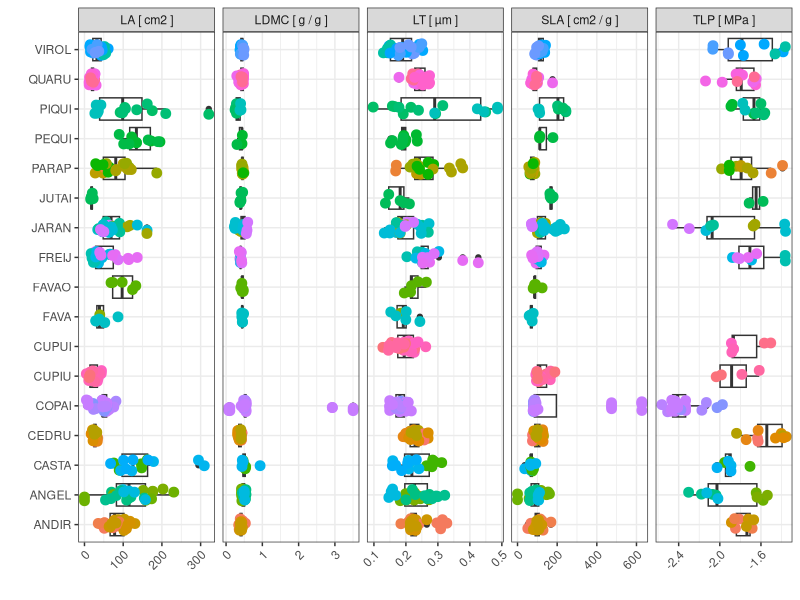
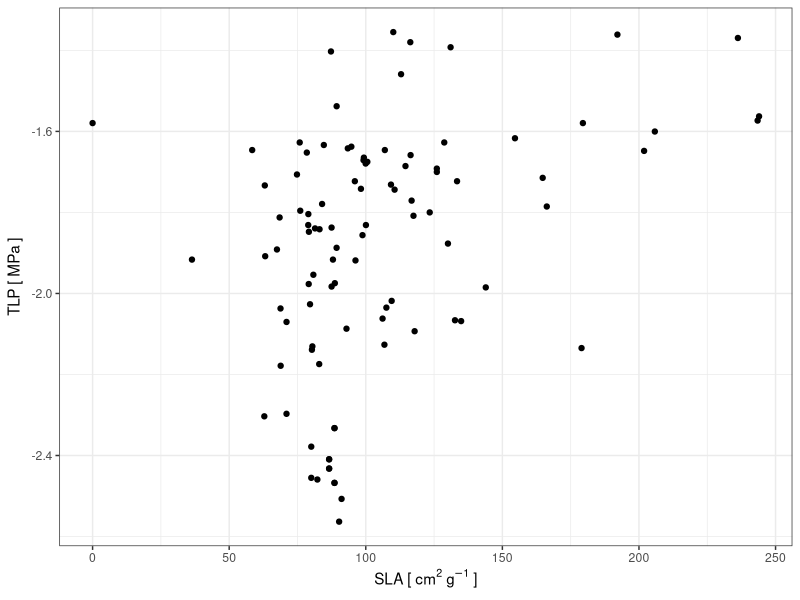

Generate these figures, in order, with R:
## ---- chunk 1
#| include: false
library(tidyverse)
## ---- chunk 2
#| message: false
#| warning: false
read_tsv("outputs/traits.tsv") %>% 
  gather(trait, value, -vernacular, -tree, -leaf) %>% 
  mutate(trait = recode(trait, 
                        "la" = "LA [ cm2 ]",
                        "ldmc" = "LDMC [ g / g ]",
                        "lt" = "LT [ µm ]",
                        "tlp" = "TLP [ MPa ]",
                        "sla" = "SLA [ cm2 / g ]")) %>% 
  ggplot(aes(vernacular,
             value)) +
  geom_boxplot() +
  geom_jitter(aes(col = as.factor(tree)),
              width = 0.2, size = 3) + 
  theme_bw() +
  coord_flip() +
  facet_wrap(~ trait, scales = "free_x", ncol = 5) +
  theme(axis.text.x = element_text(angle = 45, hjust = 1),
        legend.position = "none") +
  xlab("") + ylab("")
## ---- chunk 3
#| message: false
#| warning: false
read_tsv("outputs/traits.tsv") %>% 
  filter(sla < 400) %>% 
  ggplot(aes(sla, tlp)) +
  geom_point() +
  theme_bw() +
  xlab(expression("SLA ["~cm^{2}~g^{-1}~"]")) +
  ylab(expression("TLP ["~MPa~"]"))
